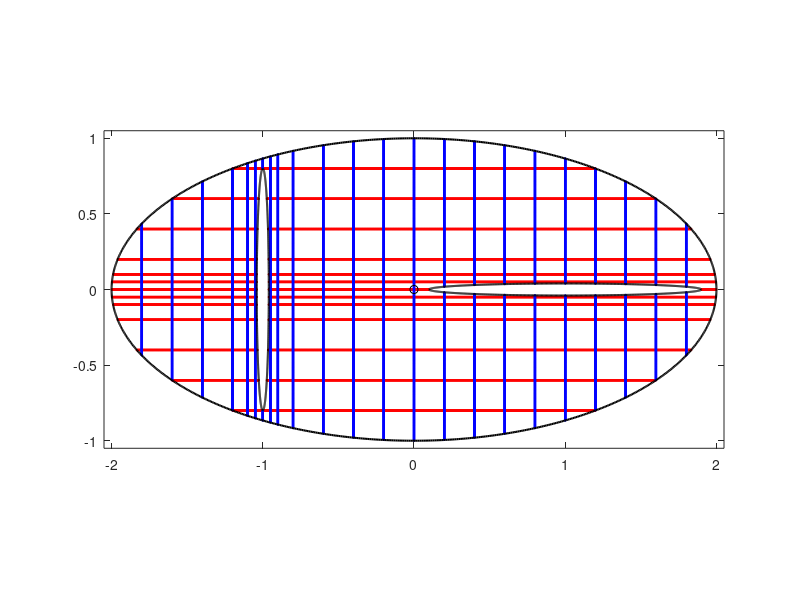

Write MATLAB code to recreate this figure. (Note: this script raises an error after producing the figure.)
%  Copyright Mohamed Nasser 2017
%  Please cite this MATLAB functions as:
%
%  When citing this software please mention the URL of the master repository 
%  (https://github.com/mmsnasser/CircularMap), and the paper
%  M.M.S. Nasser,Fast Computation of the Circular Map, Computational Methods 
%  and Function Theory, 15 (2015) 187-223.
%
%
%  PLEASE note that this toolbox contains the files:
%  zfmm2dpart.m
%  fmm2d_r2012a.mexw32
%  fmm2d_r2012a.mexw64
%  pthreadGC2-w32.dll
%  pthreadGC2-w64.dll
%  From the Toolbox:
%  L. G REENGARD AND Z. G IMBUTAS , FMMLIB2D: A MATLAB toolbox for
%  fast multipole method in two dimensions, Version 1.2, 2012.
%  http://www.cims.nyu.edu/cmcl/fmm2dlib/fmm2dlib.html
%  PLEASE also cite the FMMLIB2D toolbox.
clear
clc
%%
n         =   2^10
ratio     =   0.2;
t         =   (0:2*pi/n:2*pi-2*pi/n).';
%% 
Mat_coef  =   [0                    4         2
               1.0                  1.8      -0.08
              -1.0                  0.08     -1.6
               ];               
cent      =   Mat_coef(:,1);
radx      =   Mat_coef(:,2);
rady      =   Mat_coef(:,3);
m         =   length(cent)-1
%%
alphain     =    0;
for k=1:m+1
    et(1+(k-1)*n:k*n,1)    =  cent(k)+0.5.*(+radx(k).*cos(t)+i*rady(k).*sin(t));
    etp(1+(k-1)*n:k*n,1)   =          0.5.*(-radx(k).*sin(t)+i*rady(k).*cos(t));
end
%%


%%
[xh,yh]=meshgrid(-2:0.001:2,[-0.8,-0.6,-0.4,-0.2,-0.1,-0.05,0,0.05,0.1,0.2,0.4,0.6,0.8]);
zh=xh+i.*yh;
zho = 2.*(zh-cent(1));
zh((real(zho)./radx(1)).^2+(imag(zho)./rady(1)).^2>=1)=NaN+i*NaN;
zho = 2.*(zh-cent(2));
zh((real(zho)./radx(2)).^2+(imag(zho)./rady(2)).^2<=1)=NaN+i*NaN;
zho = 2.*(zh-cent(3));
zh((real(zho)./radx(3)).^2+(imag(zho)./rady(3)).^2<=1)=NaN+i*NaN;
zhv = zh(abs(zh)>=0).';
%%
[xv,yv]=meshgrid([-1.8,-1.6,-1.4,-1.2,-1.1,-1.05,-1.0,-0.95,-0.9,-0.8:0.2:1.8],-1:0.001:1);
zv=xv+i.*yv;
zvo = 2.*(zv-cent(1));
zv((real(zvo)./radx(1)).^2+(imag(zvo)./rady(1)).^2>=1)=NaN+i*NaN;
zvo = 2.*(zv-cent(2));
zv((real(zvo)./radx(2)).^2+(imag(zvo)./rady(2)).^2<=1)=NaN+i*NaN;
zvo = 2.*(zv-cent(3));
zv((real(zvo)./radx(3)).^2+(imag(zvo)./rady(3)).^2<=1)=NaN+i*NaN;
zvv = zv(abs(zv)>=0).';
%%
figure;
hold on
box on
plot(real(zhv),imag(zhv),'or','MarkerSize',1)
plot(real(zvv),imag(zvv),'ob','MarkerSize',1)
for k=1:m+1
    c_cr    =  et((k-1)*n+1:k*n,1); c_cr(n+1)  =  c_cr(1);
    plot(real(c_cr),imag(c_cr),'k','LineWidth',1.5)
end
plot(real(alphain),imag(alphain),'ok')
axis equal
axis([-2.05  2.05  -1.05   1.05])
%%

%%
[zet,zetp,cntd,rad]=circmap(et,etp,alphain,n);
%%
whv       =  fcau (et,etp,zet,zhv);
wvv       =  fcau (et,etp,zet,zvv);
%%
figure;
hold on
box on
plot(real(whv),imag(whv),'or','MarkerSize',1)
plot(real(wvv),imag(wvv),'ob','MarkerSize',1)
for k=1:m+1
    c_cr    =  zet((k-1)*n+1:k*n,1); c_cr(n+1)  =  c_cr(1);
    plot(real(c_cr),imag(c_cr),'k','LineWidth',1.5)
end
plot(0,0,'ok')
axis equal
axis([-1.05  1.05  -1.05   1.05])
%%
